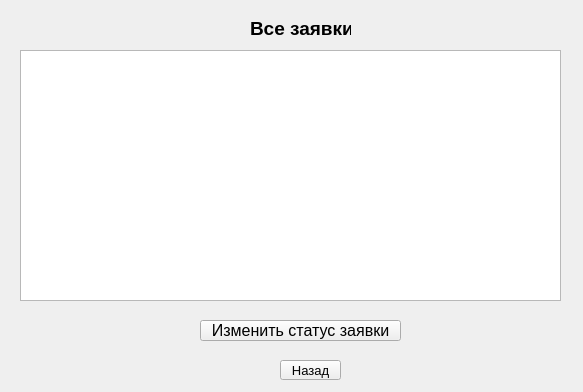
<?xml version="1.0" encoding="UTF-8"?>
<ui version="4.0">
 <class>Form</class>
 <widget class="QWidget" name="Form">
  <property name="geometry">
   <rect>
    <x>0</x>
    <y>0</y>
    <width>583</width>
    <height>392</height>
   </rect>
  </property>
  <property name="windowTitle">
   <string>Form</string>
  </property>
  <widget class="QLabel" name="label">
   <property name="geometry">
    <rect>
     <x>250</x>
     <y>20</y>
     <width>101</width>
     <height>16</height>
    </rect>
   </property>
   <property name="font">
    <font>
     <family>Segoe UI</family>
     <pointsize>14</pointsize>
     <weight>75</weight>
     <bold>true</bold>
    </font>
   </property>
   <property name="text">
    <string>Все заявки</string>
   </property>
  </widget>
  <widget class="QTableWidget" name="tableWidget">
   <property name="geometry">
    <rect>
     <x>20</x>
     <y>50</y>
     <width>541</width>
     <height>251</height>
    </rect>
   </property>
  </widget>
  <widget class="QPushButton" name="pushButton">
   <property name="geometry">
    <rect>
     <x>200</x>
     <y>320</y>
     <width>201</width>
     <height>21</height>
    </rect>
   </property>
   <property name="font">
    <font>
     <family>Segoe UI</family>
     <pointsize>12</pointsize>
    </font>
   </property>
   <property name="text">
    <string>Изменить статус заявки</string>
   </property>
  </widget>
  <widget class="QPushButton" name="pushButton_2">
   <property name="geometry">
    <rect>
     <x>280</x>
     <y>360</y>
     <width>61</width>
     <height>20</height>
    </rect>
   </property>
   <property name="font">
    <font>
     <family>Segoe UI</family>
     <pointsize>10</pointsize>
    </font>
   </property>
   <property name="text">
    <string>Назад</string>
   </property>
  </widget>
 </widget>
 <resources/>
 <connections/>
</ui>
